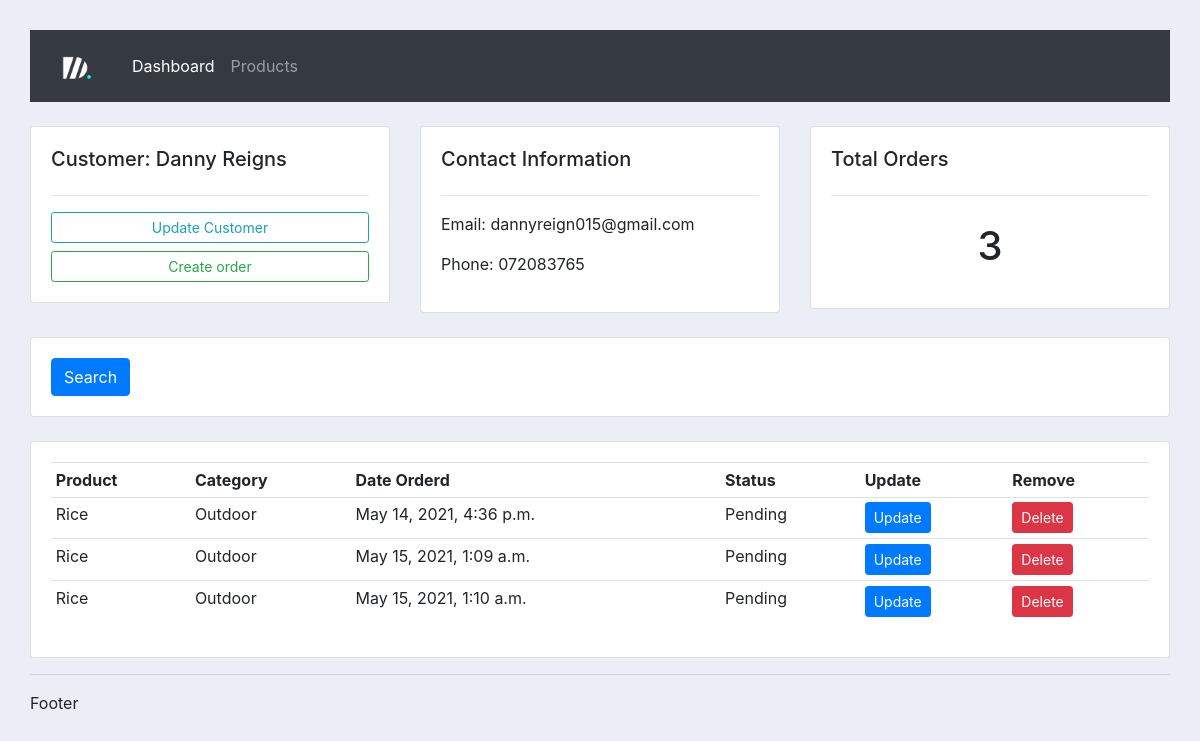
The app's page /customer/1/, older data.
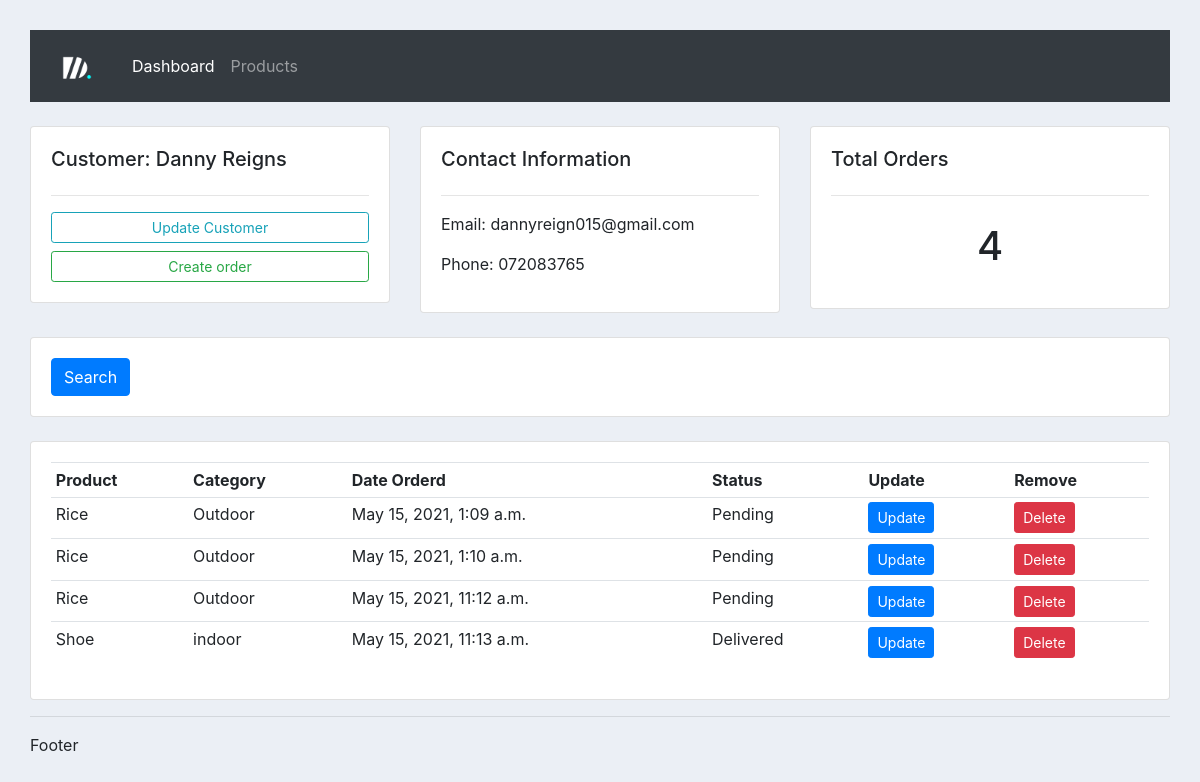
The same page, newer data.
### crm_app/models.py (models this page shows, shortened)
class Customer(models.Model):
    name = models.CharField(max_length=200, null=True)
    phone =models.CharField(max_length=200, null=True)
    email = models.CharField(max_length=200, null=True)
    date_created = models.DateTimeField(auto_now_add=True, null=True)

class Order(models.Model):
    STATUS =(
        ('Pending', 'Pending'),
        ('Out for delivery', 'Out for delivery'),
        ('Delivered', 'Delivered')
    )
    status = models.CharField(max_length=200, choices = STATUS, null=True)
    customer = models.ForeignKey(Customer, null=True, on_delete=CASCADE)
    product = models.ForeignKey(Product, null=True, on_delete=CASCADE)
    category = models.CharField(max_length=200, null=True)
    date_created = models.DateTimeField(auto_now_add=True, null=True)

class Product(models.Model):
    CATEGORY = (
        ('indoor', 'Indoor'),
        ('Outdoor', 'Outdoor')
    )
    name = models.CharField(max_length=200, null=True)
    price = models.FloatField(null=True)
    category = models.CharField(max_length=200, null=True, choices=CATEGORY)
    date_created = models.DateTimeField(auto_now_add=True)
    tags = models.ManyToManyField(Tag)
    def __str__(self):
        return self.name

### crm_app/views.py (the view)
# urls.py: path('customer/<str:pk>/', views.customer, name='customer'),
def customer(request, pk):
    customer = Customer.objects.get(id=pk)
    orders = customer.order_set.all()
    total_order = orders.count()
    context = {
        'customer':customer,
        'orders':orders,
        'total_order':total_order,}
    return render(request, 'crm_app/customer.html', context)

### crm_app/templates/crm_app/customer.html
{% extends 'crm_app/main_template.html' %}
{% block content %}
<br>
<div class="row">
	<div class="col-md">
		<div class="card card-body">
			<h5>Customer: {{customer.name}}</h5>
			<hr>
			<a class="btn btn-outline-info  btn-sm btn-block" href="">Update Customer</a>
			<a class="btn btn-outline-success  btn-sm btn-block" href="{% url 'create_order' customer.id %}">Create order</a>
		</div>
	</div>
	<div class="col-md">
		<div class="card card-body">
			<h5>Contact Information</h5>
			<hr>
			<p>Email: {{customer.email}} </p>
			<p>Phone: {{customer.phone}} </p>
		</div>
	</div>
	<div class="col-md">
		<div class="card card-body">
			<h5>Total Orders</h5>
			<hr>
			<h1 style="text-align: center;padding: 10px">{{total_order}}</h1>
		</div>
	</div>
</div>
<br>
<div class="row">
	<div class="col">
		<div class="card card-body">
			<form method="get">
		    <button class="btn btn-primary" type="submit">Search</button>
		  </form>
		</div>
	</div>
</div>
<br>
<div class="row">
	<div class="col-md">
		<div class="card card-body">
			<table class="table table-sm">
				<tr>
					<th>Product</th>
					<th>Category</th>
					<th>Date Orderd</th>
					<th>Status</th>
					<th>Update</th>
					<th>Remove</th>
				</tr>
                {% for order in orders %}
                <tr>
                    <td>{{order.product}}</td>
                    <td>{{order.product.category}}</td>
                    <td>{{order.date_created}}</td>
                    <td>{{order.status}}</td>
					<td><a href="{% url 'update_order' order.id %}" class="btn btn-sm btn-primary">Update</a></td>
                    <td><a href="{% url 'delete_order' order.id %}" class="btn btn-sm btn-danger">Delete</a></td>
                </tr>
                {% endfor %}
			</table>
		</div>
	</div>
</div>
{% endblock %}

### crm_app/templates/crm_app/main_template.html (shortened to what this page needs)
{% load static %}
<!DOCTYPE html>
<html lang="en">
<head>
    <link rel="stylesheet" href="https://maxcdn.bootstrapcdn.com/bootstrap/4.0.0/css/bootstrap.min.css">
    <link rel="stylesheet" href="{% static 'crm_app/style.css'%}">
</head>
<body>
    {% include 'crm_app/navbar.html' %}
    {% block content %}
    {% endblock %}
    <hr>
    <footer>Footer</footer>
</body>
</html>

### crm_app/templates/crm_app/navbar.html (shortened to what this page needs)
{% load static %}
<nav class="navbar navbar-expand-lg navbar-dark bg-dark">
    <nav class="navbar">
          <a class="navbar-brand" href="{% url 'home' %}">
            <img src="{% static 'crm_app/logo.png'%}" alt="CRM Logo" width="30" height="24">
          </a>
      </nav>
    <div class="collapse navbar-collapse" id="navbarNav">
      <ul class="navbar-nav">
        <li class="nav-item active">
          <a class="nav-link" href="{% url 'home' %}">Dashboard</a>
        </li>
        <li class="nav-item">
          <a class="nav-link" href="{% url 'products' %}">Products</a>
        </li>
      </ul>
    </div>
  </nav>

### crm_app/static/crm_app/style.css (style rules this page uses)
body { background-color: #ebeff5; padding:30px }

Row changes from the older to the newer data that the page shows:
removed Order: product "Rice", product.category "Outdoor", date_created "May 14, 2021, 4:36 p.m.", status "Pending"
added Order: product "Rice", product.category "Outdoor", date_created "May 15, 2021, 11:12 a.m.", status "Pending"
added Order: product "Shoe", product.category "indoor", date_created "May 15, 2021, 11:13 a.m.", status "Delivered"
Text that changed along with them:
{{ total_order }}: "3" → "4"
